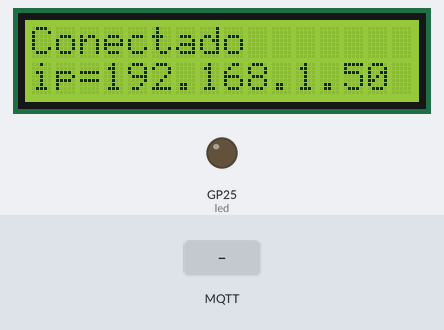
This program was run on a simulated Raspberry Pi Pico running MicroPython. Shown: 16×2 character LCD, output pins drawn as LEDs (lit = HIGH). The test bench sets the inputs (shaded band). WiFi joins after 1.5 s; no MQTT or app messages arrive unless stated; what the program prints to the serial console is not drawn.

Above: at 2.1 s.
At 6.4 s:
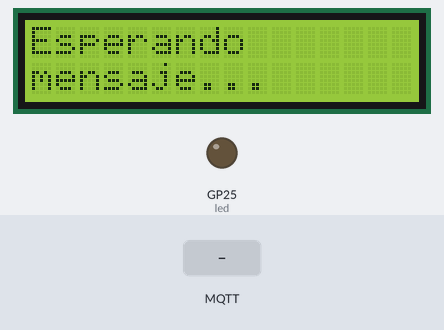
6.5 s: MQTT message "on" arrives on the first subscribed topic
At 7.2 s:
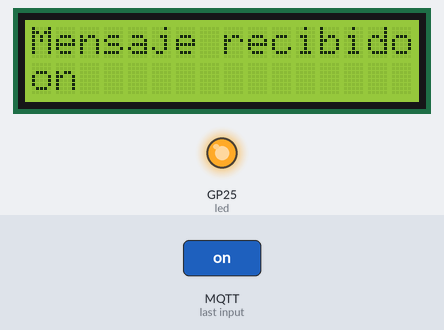
9.0 s: MQTT message "off" arrives on the first subscribed topic
At 9.8 s:
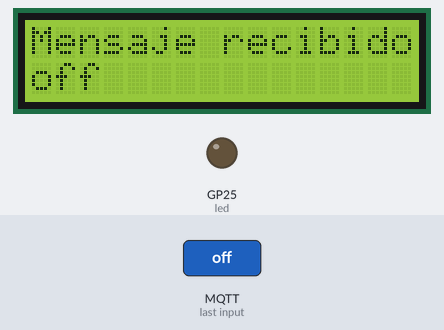
11.5 s: MQTT message "1" arrives on the first subscribed topic
At 12.2 s:
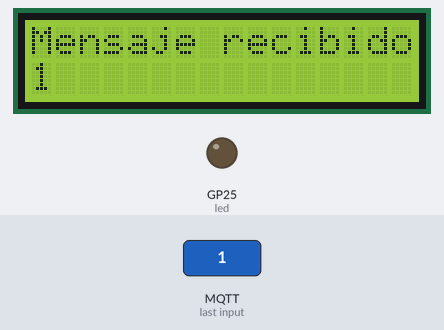
Timing chart, 0 to 14.5 s (numbered marks = the images above; inputs shaded):
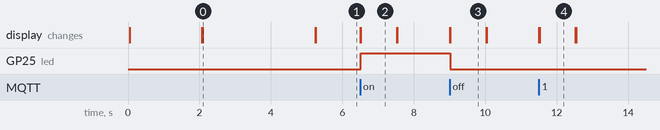

The program:

main.py.py
```python
import network
import time
from umqtt.simple import MQTTClient
from machine import Pin
from gpio_lcd import GpioLcd

led = Pin("LED", Pin.OUT)

ssid = "Nombre de la red"
password = "contraseña de la red"

mqtt_server = "test.mosquitto.org"
topic_test = b"picowdiego/test"

#Creamos el objeto LCD
lcd = GpioLcd(rs_pin=Pin(16),
              enable_pin=Pin(17),
              d4_pin=Pin(18),
              d5_pin=Pin(19),
              d6_pin=Pin(20),
              d7_pin=Pin(21),
              num_lines=2, num_columns=16)

def wlan_connect():
    wlan = network.WLAN(network.STA_IF)
    wlan.active(True)
    wlan.connect(ssid, password)

    max_wait = 10
    while max_wait > 0:
        if wlan.status() < 0 or wlan.status() >= 3:
            break
        max_wait -= 1
        print('Esperando conexion...')
        lcd.move_to(0, 0)
        lcd.putstr('Esperando')
        lcd.move_to(0, 1)
        lcd.putstr('conexion...')
        time.sleep(1)

    if wlan.status() != 3:
        raise RuntimeError('Fallo de conexion')
        lcd.clear()
        lcd.move_to(0, 0)
        lcd.putstr('Fallo de conexion')
    else:
        print('Conectado')
        lcd.clear()
        lcd.move_to(0, 0)
        lcd.putstr('Conectado')
        status = wlan.ifconfig()
        print('ip = ' + status[0])
        lcd.move_to(0, 1)
        lcd.putstr('ip=' + status[0])

def callback(topic, msg):
    global mensaje
    mensaje = msg.decode('utf-8')
    print("Mensaje recibido")
    lcd.clear()
    lcd.move_to(0, 0)
    lcd.putstr("Mensaje recibido")
    print(msg.decode('utf-8'))
    lcd.move_to(0, 1)
    lcd.putstr(msg.decode('utf-8'))


def mqtt_connect():
    #Creamos el cliente
    client = MQTTClient(client_id = "picow_board_1", # Escogemos el nombre que queramos para el cliente
                        server = mqtt_server,        # Direción del servidor
                        port = 1883,                 # Puerto
                        user = None,                 # Usuario (en caso el servidor lo requiera)
                        password = None,             # Contraseña (en case el servidor lo requiera)
                        keepalive = 3600,            # Maximo número de segundos entre mensajes
                        ssl = False,                 #Configuración de ssl
                        ssl_params = {})
    client.connect()              #Conectar el cliente al servidor
    client.set_callback(callback) #Establecemos nuestra función callback como callback del mensaje
    client.subscribe(topic_test)  #suscribimos al Pico W al tópico especificado
    return(client)

wlan_connect()
time.sleep(3)
client = mqtt_connect()

while True:
    print('Esperando mensaje...')
    lcd.clear()
    lcd.move_to(0, 0)
    lcd.putstr('Esperando')
    lcd.move_to(0, 1)
    lcd.putstr('mensaje...')
    client.wait_msg()
    if mensaje == "on":
        led.on()
    elif mensaje == "off":
        led.off()
    time.sleep(1)
```

Measured:
- after the input at 6.5 s, GP25 (led): LOW → HIGH at once; the display: first changes at once (image 2 shows a later state)
- after the input at 9.0 s, GP25 (led): HIGH → LOW at once; the display: first changes at once (image 3 shows a later state)
- after the input at 11.5 s, the display: first changes at once (image 4 shows a later state)
- what the display in image 0 shows lasts 3.1 s, from 2.1 s to 5.2 s
- what the display in image 2 shows lasts 1.0 s, from 6.5 s to 7.5 s
